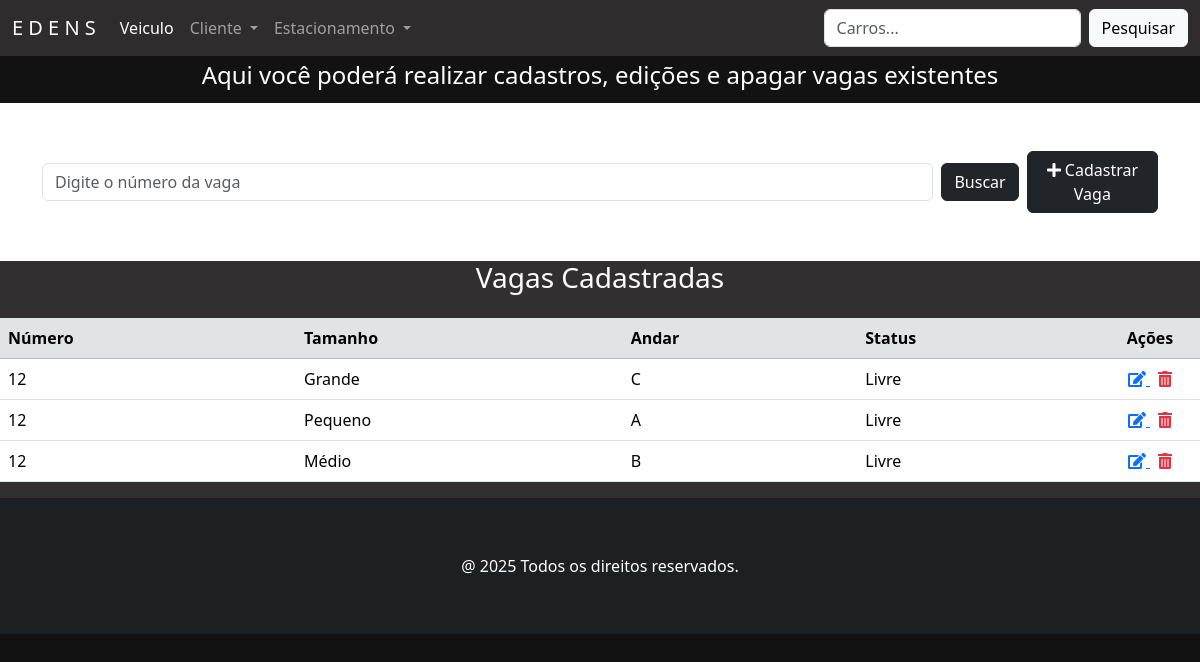
/vagas/, run on the app's committed database.
### vaga/models.py (models this page shows, shortened)
class Vaga(models.Model):
    ANDAR_CHOICES = [
        ('A', '1º Andar'),
        ('B', '2º Andar'),
        ('C', '3º Andar'),
    ]
    TAMANHO_CHOICES = [
        ('Pequeno', 'Pequeno'),
        ('Médio', 'Medio'),
        ('Grande', 'Grande'),
    ]
    STATUS_CHOICES = [
        ('Livre', 'Livre'),
        ('Ocupada', 'Ocupada'),
    ]
    numero = models.CharField('Número', max_length=10, help_text='Número da vaga')
    tamanho = models.CharField('Tamanho', max_length=20, choices=TAMANHO_CHOICES, help_text='Tamanho da vaga (ex: Pequena, Média, Grande)')
    andar = models.CharField('Andar', max_length=1, choices=ANDAR_CHOICES, help_text='Andar da vaga')
    status = models.CharField('Status', max_length=10, choices=STATUS_CHOICES, default='Livre', help_text='Status atual da vaga')
    class Meta:
        verbose_name = 'Vaga'
        verbose_name_plural = 'Vagas'
        constraints = [
            models.UniqueConstraint(fields=['numero', 'andar'], name='unique_numero_andar')
        ]

### vaga/views.py (the view)
# urls.py: path('vagas/', VagaView.as_view(), name='vagas'),
class VagaView(ListView):
    model = Vaga
    template_name = 'vaga.html'
    def get_queryset(self):
        buscar = self.request.GET.get('buscar')
        qs = super(VagaView, self).get_queryset()
        if buscar:
            qs = qs.filter(numero__icontains=buscar)
        if qs.count() > 0:
            paginator = Paginator(qs, 10)
            listagem = paginator.get_page(self.request.GET.get('page'))
            return listagem
        else:
            return messages.info(self.request, 'Não existem vagas cadastradas.')

### vaga/templates/vaga.html (shortened to what this page needs)
{% extends 'principal.html' %}
{% load django_bootstrap5 %}
{% load static %}
{% block content %}
    <div class="contaier-flex text-center text-white" style="background-color: #121212; padding: 5px">
        <h4>Aqui você poderá realizar cadastros, edições e apagar vagas existentes</h4>
    </div>
    <section class="section">
        <div class="container mb-5 mt-5">
            <form action="" method="GET" class="d-flex justify-content-start align-items-center gap-2">
                <input class="form-control" type="text" name="buscar" value="{{ request.GET.buscar }}"
                       placeholder="Digite o número da vaga" style="max-width: 900px;">
                <button type="submit" class="btn btn-dark">Buscar</button>
                <a href="{% url 'vaga_adicionar' %}" class="btn btn-dark">
                    <i class="fas fa-plus"></i> Cadastrar Vaga
                </a>
            </form>
        </div>
    </section>
    {% if object_list %}
        <div class="card-body" style="background-color: #322f30">
            <h3 class="text-center text-white mb-4">Vagas Cadastradas</h3>
            <div class="table-responsive">
                <table class="table table-hover">
                    <thead class="table-secondary">
                    <tr>
                        <th>Número</th>
                        <th>Tamanho</th>
                        <th>Andar</th>
                        <th>Status</th>
                        <th style="width: 100px; text-align: center">Ações</th>
                    </tr>
                    </thead>
                    <tbody>
                    {% for vaga in object_list %}
                        <tr>
                            <td>{{ vaga.numero }}</td>
                            <td>{{ vaga.tamanho }}</td>
                            <td>{{ vaga.andar }}</td>
                            <td>{{ vaga.status }}</td>
                            <td class="text-center">
                                <a href="{% url 'vaga_editar' vaga.pk %}" class="me-2" title="Editar">
                                    <i class="fas fa-edit"></i>
                                </a>
                                <a href="{% url 'vaga_apagar' vaga.pk %}" title="Apagar" class="text-danger">
                                    <i class="fas fa-trash-alt"></i>
                                </a>
                            </td>
                        </tr>
                    {% endfor %}
                    </tbody>
                </table>
            </div>
        </div>
    {% else %}
        <p class="text-center mt-4">Nenhuma vaga encontrada.</p>
    {% endif %}
{% endblock %}

### static/css/estilos.css (style rules this page uses)
body:not(.navbar-custom) { background-color: #121212; }

### data on the page
Vaga: numero "12", tamanho "Grande", andar "C", status "Livre"
Vaga: numero "12", tamanho "Pequeno", andar "A", status "Livre"
Vaga: numero "12", tamanho "Médio", andar "B", status "Livre"
